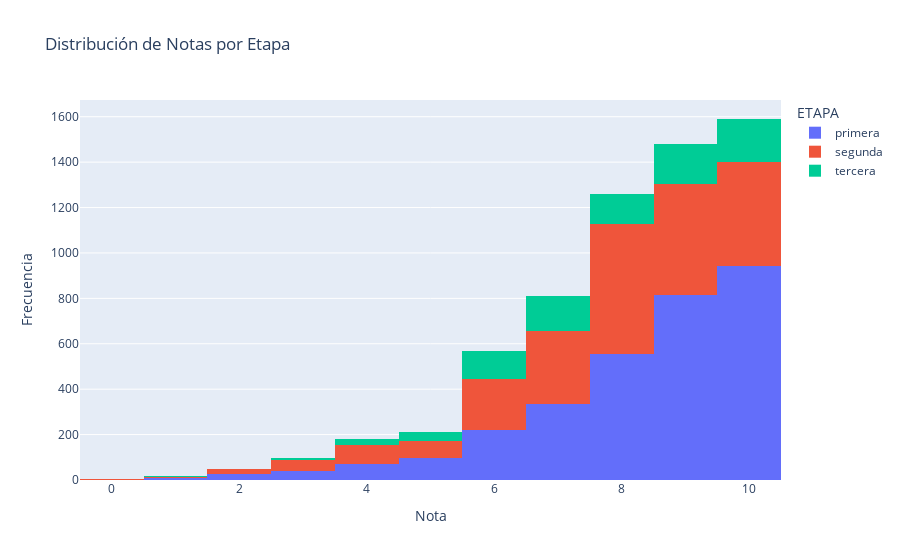

Source (notebook cell):
### Code cell
fig = px.histogram(df_pe, x="NOTA", color="ETAPA", title="Distribución de Notas por Etapa")
fig.update_xaxes(title_text="Nota")
fig.update_yaxes(title_text="Frecuencia")
fig.show()

### Figure 1 — Plotly figure (JSON) as saved in the notebook; plotly's stock layout.template omitted (floating-point values rounded to 4 significant figures; data arrays with more than 128 entries replaced by an {"elided": "..."} marker saying what was removed)
{"data": [{"alignmentgroup": "True", "bingroup": "x", "hovertemplate": "ETAPA=primera<br>NOTA=%{x}<br>count=%{y}<extra></extra>", "legendgroup": "primera", "marker": {"color": "#636efa", "pattern": {"shape": ""}}, "name": "primera", "offsetgroup": "primera", "orientation": "v", "showlegend": true, "type": "histogram", "x": {"elided": "3122 int values"}, "xaxis": "x", "yaxis": "y"}, {"alignmentgroup": "True", "bingroup": "x", "hovertemplate": "ETAPA=segunda<br>NOTA=%{x}<br>count=%{y}<extra></extra>", "legendgroup": "segunda", "marker": {"color": "#EF553B", "pattern": {"shape": ""}}, "name": "segunda", "offsetgroup": "segunda", "orientation": "v", "showlegend": true, "type": "histogram", "x": {"elided": "2295 int values"}, "xaxis": "x", "yaxis": "y"}, {"alignmentgroup": "True", "bingroup": "x", "hovertemplate": "ETAPA=tercera<br>NOTA=%{x}<br>count=%{y}<extra></extra>", "legendgroup": "tercera", "marker": {"color": "#00cc96", "pattern": {"shape": ""}}, "name": "tercera", "offsetgroup": "tercera", "orientation": "v", "showlegend": true, "type": "histogram", "x": {"elided": "852 int values"}, "xaxis": "x", "yaxis": "y"}], "layout": {"autosize": true, "barmode": "relative", "legend": {"title": {"text": "ETAPA"}, "tracegroupgap": 0}, "title": {"text": "Distribución de Notas por Etapa"}, "xaxis": {"anchor": "y", "autorange": true, "domain": [0, 1], "range": [-0.5, 10.5], "title": {"text": "Nota"}, "type": "linear"}, "yaxis": {"anchor": "x", "autorange": true, "domain": [0, 1], "range": [0, 1674.0], "title": {"text": "Frecuencia"}}}}
